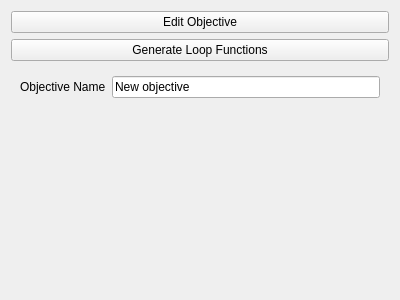
<?xml version="1.0" encoding="UTF-8"?>
<ui version="4.0">
 <class>Form</class>
 <widget class="QWidget" name="Form">
  <property name="geometry">
   <rect>
    <x>0</x>
    <y>0</y>
    <width>400</width>
    <height>300</height>
   </rect>
  </property>
  <property name="windowTitle">
   <string>Form</string>
  </property>
  <layout class="QVBoxLayout" name="verticalLayout">
   <item>
    <widget class="QPushButton" name="EditObjectiveButton">
     <property name="text">
      <string>Edit Objective</string>
     </property>
    </widget>
   </item>
   <item>
    <widget class="QPushButton" name="GenerateLoopFunctionsButton">
     <property name="text">
      <string>Generate Loop Functions</string>
     </property>
    </widget>
   </item>
   <item>
    <widget class="QWidget" name="widget" native="true">
     <layout class="QFormLayout" name="formLayout">
      <item row="0" column="0">
       <widget class="QLabel" name="label">
        <property name="text">
         <string>Objective Name</string>
        </property>
       </widget>
      </item>
      <item row="0" column="1">
       <widget class="QLineEdit" name="ObjectiveName">
        <property name="text">
         <string>New objective</string>
        </property>
       </widget>
      </item>
     </layout>
    </widget>
   </item>
  </layout>
 </widget>
 <resources/>
 <connections/>
</ui>
